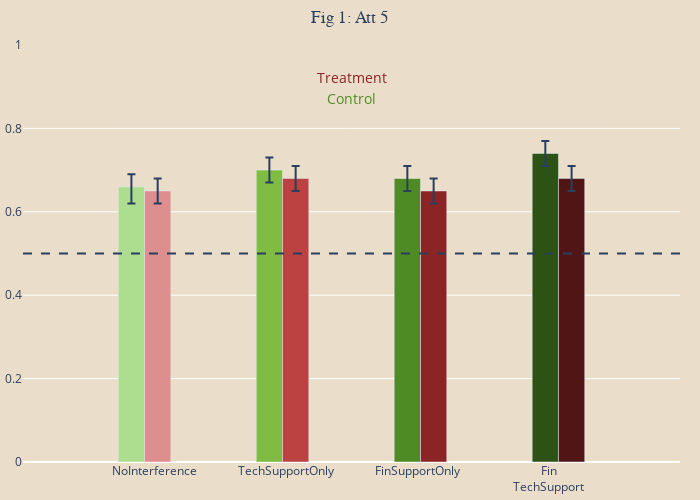

Notebook cell for this chart:
### Markdown cell above
#### Treatment

### Code cell
import pandas as pd

#categories = ['Reduce2030','Eliminate2050', 'Eliminate2070']
#categories = ['LowPrices', 'InsureWorkers', 'EnergyAccess', 'NothingSoc']
categories = ['IdentityCoalRegions', 'IndustryCoalRegions', 'WorkersCoalRegion', 'NothingEco']
categories = ['Gov&CivilSociety', 'Gov&Researchers', 'Gov&Businesses', 'Gov&LaborUnions', 'Gov&LocalGov', 'GovAlone']
categories = ['Fin&TechSupport', 'FinSupportOnly', 'TechSupportOnly', 'NoInterference']

def attribute_support(df, attribute, categories):
    df = df.copy()

    df_control = df[df['treatment_status'] == 0]
    df_treated = df[df['treatment_status'] == 1]

    df_treated = df_treated[[attribute, 'support']]
    df_treated['support'] = df_treated['support'].astype(int)

    support_control = {"Attribute Level": [], "Value": [], "CI_lower": [], "CI_upper": []}
    
    for cat in categories[::-1]:
        group = df_control[df_control[attribute] == cat]
        mean = group['support'].mean()
        std_dev = group['support'].std()
        n = len(group)
        confidence_interval = 1.96 * (std_dev / (n**0.5))  # 95% confidence interval

        support_control["Attribute Level"].append(cat.replace('&', '<br>'))
        support_control["Value"].append(mean.round(2))
        support_control["CI_lower"].append((mean - confidence_interval).round(2))
        support_control["CI_upper"].append((mean + confidence_interval).round(2))

    df_control = pd.DataFrame(support_control)

    support_treated = {"Attribute Level": [], "Value": [], "CI_lower": [], "CI_upper": []}
    
    for cat in categories[::-1]:
        group = df_treated[df_treated[attribute] == cat]
        mean = group['support'].mean()
        std_dev = group['support'].std()
        n = len(group)
        confidence_interval = 1.96 * (std_dev / (n**0.5))  # 95% confidence interval

        support_treated["Attribute Level"].append(cat.replace('&', '<br>'))
        support_treated["Value"].append(mean.round(2))
        support_treated["CI_lower"].append((mean - confidence_interval).round(2))
        support_treated["CI_upper"].append((mean + confidence_interval).round(2))

    df_treated = pd.DataFrame(support_treated)

    color_scale = ["rgb(173, 221, 142)", "rgb(127, 188, 65)", "rgb(78, 139, 37)", "rgb(45, 82, 21)", "rgb(45, 82, 21)", "rgb(45, 82, 21)","rgb(45, 82, 21)"]

    fig = go.Figure()

    for i, row in df_control.iterrows():
        fig.add_trace(go.Bar(
            x=[row["Attribute Level"]],
            y=[row["Value"]],
            error_y=dict(
                type='data',
                array=[row["CI_upper"] - row["Value"]],
                arrayminus=[row["Value"] - row["CI_lower"]],
                visible=True
            ),
            marker_color=color_scale[i],
            name=row["Attribute Level"],
            width=0.2
        ))

    color_scale = ["rgb(221, 142, 142)", "rgb(188, 65, 65)", "rgb(139, 37, 37)", "rgb(82, 21, 21)", "rgb(82, 21, 21)", "rgb(82, 21, 21)", "rgb(82, 21, 21)"]


    for i, row in df_treated.iterrows():
        fig.add_trace(go.Bar(
            x=[row["Attribute Level"]],
            y=[row["Value"]],
            error_y=dict(
                type='data',
                array=[row["CI_upper"] - row["Value"]],
                arrayminus=[row["Value"] - row["CI_lower"]],
                visible=True
            ),
            marker_color=color_scale[i],
            name=row["Attribute Level"],
            width=0.2
        ))

    

    # Set y-axis range from 0 to 1
    fig.update_layout(yaxis_range=[0, 1], xaxis_range=[-1,4], width=700, height=500)

    # Add a horizontal line at y=0.5
    fig.add_hline(y=0.5, line_dash="dash")


    fig.update_layout(barmode="group", bargap=0.6)
    
    fig.update_layout(
        title={
            'text': "Fig 1: Att 5",
            'x': 0.5,
            'xanchor': 'center',
            'font': {'family': 'Computer Modern'}
        },
        margin=dict(l=20, r=20, t=45, b=5),
        paper_bgcolor="#EADDCA",
        plot_bgcolor='rgba(0,0,0,0)',
        showlegend=False,  # Show legend for different Attribute Levels
        xaxis_showticklabels=True,
        xaxis_title=None,
    )

    fig.add_annotation(
            x=1.5,
            y=0.95,
            xref='x',
            yref='paper',
            text=f'Treatment',
            showarrow=False,
            arrowhead=4,
            font=dict(
                    size=14,
                    color="rgb(139, 37, 37)"
                ),
            ax=0,
            ay=-40
        )
    
    fig.add_annotation(
            x=1.5,
            y=0.9,
            xref='x',
            yref='paper',
            text=f'Control',
            showarrow=False,
            arrowhead=4,
            font=dict(
                    size=14,
                    color="rgb(78, 139, 37)"
                ),
            ax=0,
            ay=-40
        )

    return fig

data_clean = pd.read_csv(OUT / "data" / "data_long.csv")

attribute_support(data_clean, "att_5", categories)

### Figure 1 — Plotly figure (JSON) as saved in the notebook; plotly's stock layout.template omitted (floating-point values rounded to 4 significant figures)
{"data": [{"error_y": {"array": [0.03], "arrayminus": [0.04], "type": "data", "visible": true}, "marker": {"color": "rgb(173, 221, 142)"}, "name": "NoInterference", "type": "bar", "width": 0.2, "x": ["NoInterference"], "y": [0.66]}, {"error_y": {"array": [0.03], "arrayminus": [0.03], "type": "data", "visible": true}, "marker": {"color": "rgb(127, 188, 65)"}, "name": "TechSupportOnly", "type": "bar", "width": 0.2, "x": ["TechSupportOnly"], "y": [0.7]}, {"error_y": {"array": [0.03], "arrayminus": [0.03], "type": "data", "visible": true}, "marker": {"color": "rgb(78, 139, 37)"}, "name": "FinSupportOnly", "type": "bar", "width": 0.2, "x": ["FinSupportOnly"], "y": [0.68]}, {"error_y": {"array": [0.03], "arrayminus": [0.03], "type": "data", "visible": true}, "marker": {"color": "rgb(45, 82, 21)"}, "name": "Fin<br>TechSupport", "type": "bar", "width": 0.2, "x": ["Fin<br>TechSupport"], "y": [0.74]}, {"error_y": {"array": [0.03], "arrayminus": [0.03], "type": "data", "visible": true}, "marker": {"color": "rgb(221, 142, 142)"}, "name": "NoInterference", "type": "bar", "width": 0.2, "x": ["NoInterference"], "y": [0.65]}, {"error_y": {"array": [0.03], "arrayminus": [0.03], "type": "data", "visible": true}, "marker": {"color": "rgb(188, 65, 65)"}, "name": "TechSupportOnly", "type": "bar", "width": 0.2, "x": ["TechSupportOnly"], "y": [0.68]}, {"error_y": {"array": [0.03], "arrayminus": [0.03], "type": "data", "visible": true}, "marker": {"color": "rgb(139, 37, 37)"}, "name": "FinSupportOnly", "type": "bar", "width": 0.2, "x": ["FinSupportOnly"], "y": [0.65]}, {"error_y": {"array": [0.03], "arrayminus": [0.03], "type": "data", "visible": true}, "marker": {"color": "rgb(82, 21, 21)"}, "name": "Fin<br>TechSupport", "type": "bar", "width": 0.2, "x": ["Fin<br>TechSupport"], "y": [0.68]}], "layout": {"annotations": [{"arrowhead": 4, "ax": 0, "ay": -40, "font": {"color": "rgb(139, 37, 37)", "size": 14}, "showarrow": false, "text": "Treatment", "x": 1.5, "xref": "x", "y": 0.95, "yref": "paper"}, {"arrowhead": 4, "ax": 0, "ay": -40, "font": {"color": "rgb(78, 139, 37)", "size": 14}, "showarrow": false, "text": "Control", "x": 1.5, "xref": "x", "y": 0.9, "yref": "paper"}], "bargap": 0.6, "barmode": "group", "height": 500, "margin": {"b": 5, "l": 20, "r": 20, "t": 45}, "paper_bgcolor": "#EADDCA", "plot_bgcolor": "rgba(0,0,0,0)", "shapes": [{"line": {"dash": "dash"}, "type": "line", "x0": 0, "x1": 1, "xref": "x domain", "y0": 0.5, "y1": 0.5, "yref": "y"}], "showlegend": false, "title": {"font": {"family": "Computer Modern"}, "text": "Fig 1: Att 5", "x": 0.5, "xanchor": "center"}, "width": 700, "xaxis": {"range": [-1, 4], "showticklabels": true, "title": {}}, "yaxis": {"range": [0, 1]}}}
